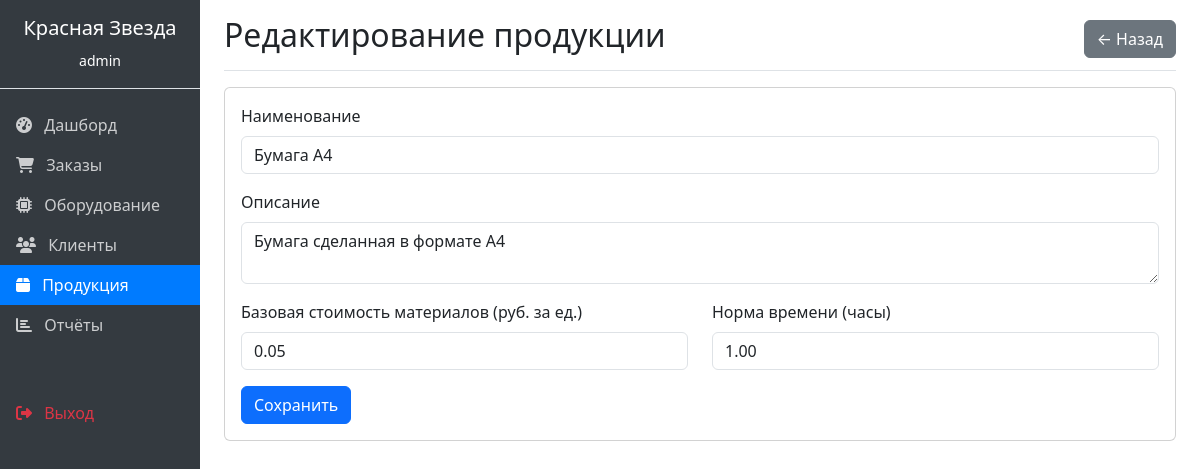
Screenshot of /products/1/edit/ (signed in) with the database file from the repository.
### orders/models.py (models this page shows, shortened)
class Product(models.Model):
    name = models.CharField(max_length=150, verbose_name="Наименование продукции")
    description = models.TextField(blank=True, verbose_name="Описание")
    base_material_cost = models.DecimalField(max_digits=10, decimal_places=2, default=0, verbose_name="Базовая стоимость материалов")
    base_time_norm_hours = models.DecimalField(max_digits=8, decimal_places=2, default=1, verbose_name="Норма времени (часы)")
    class Meta:
        verbose_name = "Продукция"
        verbose_name_plural = "Продукция"

### orders/views.py (the view)
# urls.py: path('products/<int:pk>/edit/', views.product_edit, name='product_edit'),
@login_required
def product_edit(request, pk):
    product = get_object_or_404(Product, pk=pk)
    if request.method == 'POST':
        form = ProductForm(request.POST, instance=product)
        if form.is_valid():
            form.save()
            messages.success(request, 'Продукция обновлена')
            return redirect('product_list')
    else:
        form = ProductForm(instance=product)
    return render(request, 'orders/product_form.html', {'form': form, 'title': 'Редактирование продукции'})

### orders/forms.py
class ProductForm(forms.ModelForm):
    class Meta:
        model = Product
        fields = '__all__'
        widgets = {
            'name': forms.TextInput(attrs={'class': 'form-control'}),
            'description': forms.Textarea(attrs={'class': 'form-control', 'rows': 2}),
            'base_material_cost': forms.NumberInput(attrs={'class': 'form-control'}),
            'base_time_norm_hours': forms.NumberInput(attrs={'class': 'form-control'}),
        }

### orders/templates/orders/product_form.html (shortened to what this page needs)
{% extends 'orders/base.html' %}
{% block content %}
<div class="d-flex justify-content-between flex-wrap flex-md-nowrap align-items-center pt-3 pb-2 mb-3 border-bottom">
    <h1 class="h2">{{ title }}</h1>
    <a href="{% url 'product_list' %}" class="btn btn-secondary">← Назад</a>
</div>
<div class="card">
    <div class="card-body">
        <form method="post">
            <div class="row">
                <div class="col-md-12 mb-3">
                    <label class="form-label">Наименование</label>
                    {{ form.name }}
                </div>
                <div class="col-md-12 mb-3">
                    <label class="form-label">Описание</label>
                    {{ form.description }}
                </div>
                <div class="col-md-6 mb-3">
                    <label class="form-label">Базовая стоимость материалов (руб. за ед.)</label>
                    {{ form.base_material_cost }}
                </div>
                <div class="col-md-6 mb-3">
                    <label class="form-label">Норма времени (часы)</label>
                    {{ form.base_time_norm_hours }}
                </div>
            </div>
            <button type="submit" class="btn btn-primary">Сохранить</button>
        </form>
    </div>
</div>
{% endblock %}

### orders/templates/orders/base.html (shortened to what this page needs)
<!DOCTYPE html>
<html lang="ru">
<head>
    <link href="https://cdn.jsdelivr.net/npm/bootstrap@5.3.0/dist/css/bootstrap.min.css" rel="stylesheet">
    <link rel="stylesheet" href="https://cdnjs.cloudflare.com/ajax/libs/font-awesome/6.4.0/css/all.min.css">
</head>
<body>
    <div class="container-fluid">
        <div class="row">
            <nav class="col-md-2 d-md-block sidebar p-0">
                <div class="position-sticky">
                    <div class="p-3 text-white text-center border-bottom">
                        <h5>Красная Звезда</h5>
                        <small>{{ user.username }}</small>
                    </div>
                    <ul class="nav flex-column mt-3">
                        <li class="nav-item">
                            <a class="nav-link {% if request.resolver_match.url_name == 'dashboard' %}active{% endif %}" href="{% url 'dashboard' %}">
                                <i class="fas fa-tachometer-alt me-2"></i> Дашборд
                            </a>
                        </li>
                        <li class="nav-item">
                            <a class="nav-link {% if 'order' in request.resolver_match.url_name %}active{% endif %}" href="{% url 'order_list' %}">
                                <i class="fas fa-shopping-cart me-2"></i> Заказы
                            </a>
                        </li>
                        <li class="nav-item">
                            <a class="nav-link {% if 'equipment' in request.resolver_match.url_name %}active{% endif %}" href="{% url 'equipment_list' %}">
                                <i class="fas fa-microchip me-2"></i> Оборудование
                            </a>
                        </li>
                        <li class="nav-item">
                            <a class="nav-link {% if 'client' in request.resolver_match.url_name %}active{% endif %}" href="{% url 'client_list' %}">
                                <i class="fas fa-users me-2"></i> Клиенты
                            </a>
                        </li>
                        <li class="nav-item">
                            <a class="nav-link {% if 'product' in request.resolver_match.url_name %}active{% endif %}" href="{% url 'product_list' %}">
                                <i class="fas fa-box me-2"></i> Продукция
                            </a>
                        </li>
                        <li class="nav-item">
                            <a class="nav-link {% if 'report' in request.resolver_match.url_name %}active{% endif %}" href="{% url 'report' %}">
                                <i class="fas fa-chart-bar me-2"></i> Отчёты
                            </a>
                        </li>
                        <li class="nav-item mt-5">
                            <a class="nav-link text-danger" href="{% url 'logout' %}">
                                <i class="fas fa-sign-out-alt me-2"></i> Выход
                            </a>
                        </li>
                    </ul>
                </div>
            </nav>
            <main class="col-md-10 ms-sm-auto px-md-4">
                {% block content %}
                {% endblock %}
            </main>
        </div>
    </div>
</body>
</html>

### orders/templates/orders/base.html (style rules this page uses)
.sidebar { min-height: 100vh; background-color: #343a40; }
.sidebar .nav-link { color: rgba(255,255,255,.75); }
.sidebar .nav-link.active { color: white; background-color: #007bff; }

### rows the page displays
Product: name "Бумага A4", description "Бумага сделанная в формате A4", base_material_cost "0.05", base_time_norm_hours "1.00"

### other values shown
{{ user.username }} "admin"
{{ title }} "Редактирование продукции"
